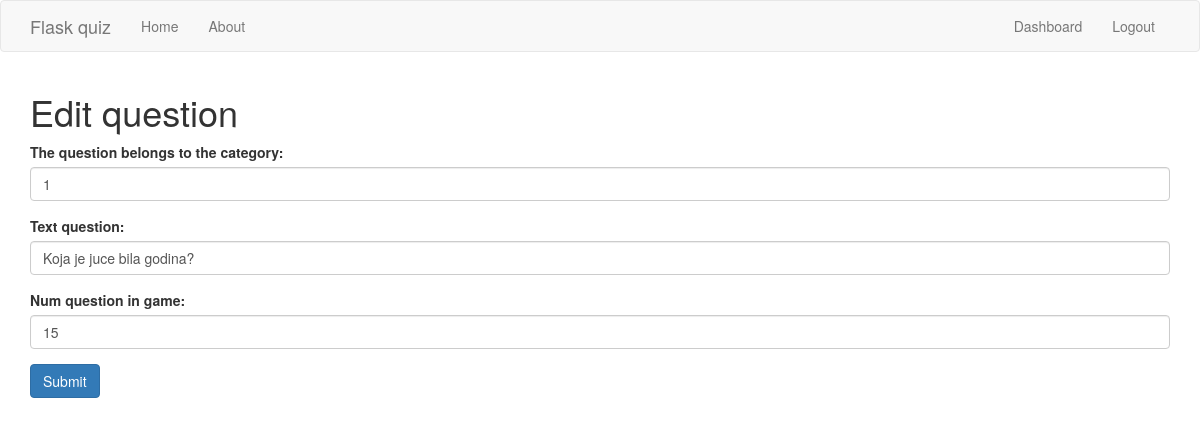
The page /question_edit/3 (signed in) on the database its author committed.
### quiz/models.py (models this page shows)
class Question(db.Model):
    id_question = db.Column(db.Integer, primary_key=True)
    id_category = db.Column(db.Integer, db.ForeignKey('category.id_category'))
    question_text = db.Column(db.String(256))
    num_question_in_game = db.Column(db.Integer)

### quiz/quiz/routes.py (the view, shortened to what this page needs)
@quiz.route('/question_edit/<string:q_id>', methods=['GET', 'POST'])
@is_logged_in
def question_edit(q_id):
    global conn_q
    try:
        conn_q = sqlite3.connect("quiz.db", check_same_thread=False)
        cur_q = conn_q.cursor()
        t = [q_id]
        cur_q.execute("SELECT * FROM question WHERE id_question = ?", t)
        question_e = cur_q.fetchone()
        form = QuestionForm(request.form)
        form.id_category.data = question_e[1]
        form.question_text.data = question_e[2]
        form.num_question_in_game.data = question_e[3]
        cur_q.close()
        return render_template('question_edit.html', form=form)
    except Error as e:
        print(e)

### quiz/forms.py
class QuestionForm(FlaskForm):
    id_category = QuerySelectField('The question belongs to the category:', query_factory=choice_query, get_label='name', allow_blank=False)
    question_text = StringField('Text question:', validators=[DataRequired()])
    num_question_in_game = StringField('Num question in game:', validators=[DataRequired()])

### quiz/users/__utils__.py (called while the page is built)
def is_logged_in(f):
    @wraps(f)
    def wrap(*args, **kwargs):
        if 'logged_in' in session:
            return f(*args, **kwargs)
        else:
            flash('Unauthorized, Please login', 'danger')
            return redirect(url_for('login'))
    return wrap

### quiz/templates/question_edit.html
{% extends 'layout.html' %}
{% block body %}
  <h1>Edit question</h1>
  {% from "includes/_formhelpers.html" import render_field %}
  <form method="POST" action="">
    <div class="form-group">
      {{ render_field(form.id_category, class_="form-control") }}
    </div>
    <div class="form-group">
      {{ render_field(form.question_text, class_="form-control") }}
    </div>
    <div class="form-group">
      {{ render_field(form.num_question_in_game, class_="form-control") }}
    </div>
    <p><input class="btn btn-primary" type="submit" value="Submit">
  </form>
{% endblock %}

### quiz/templates/includes/_formhelpers.html (shortened to what this page needs)
{% macro render_field(field) %}
  {{ field.label }}
  {{ field(**kwargs)|safe }}
{% endmacro %}

### rows shown on the page
Question: id_category "1", question_text "Koja je juce bila godina?", num_question_in_game "15"

### other values the page prints
{{ field.label }} "The question belongs to the category: Text question: Num question in game:"
